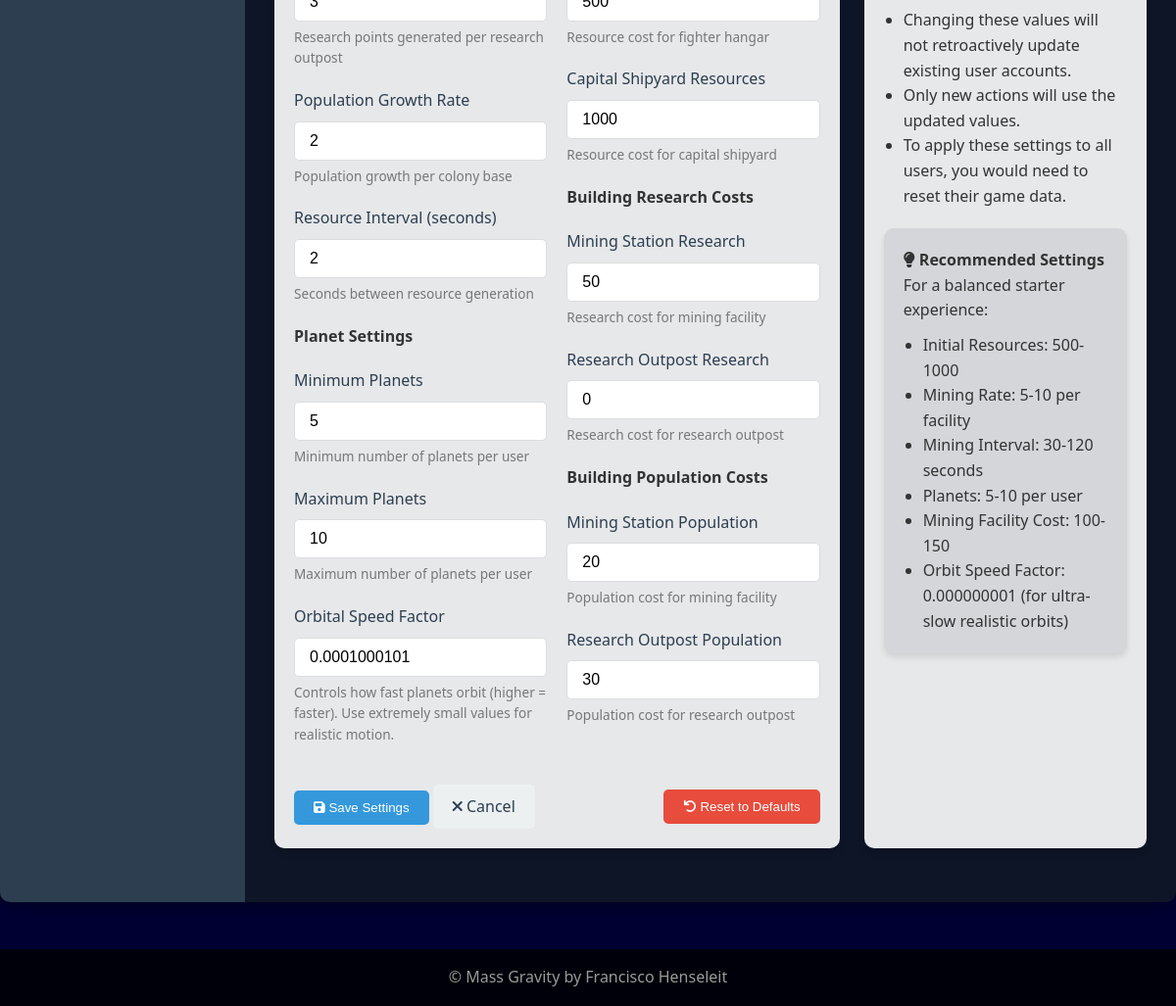
The page /admin/settings (signed in, lower part) on the database as committed earlier.
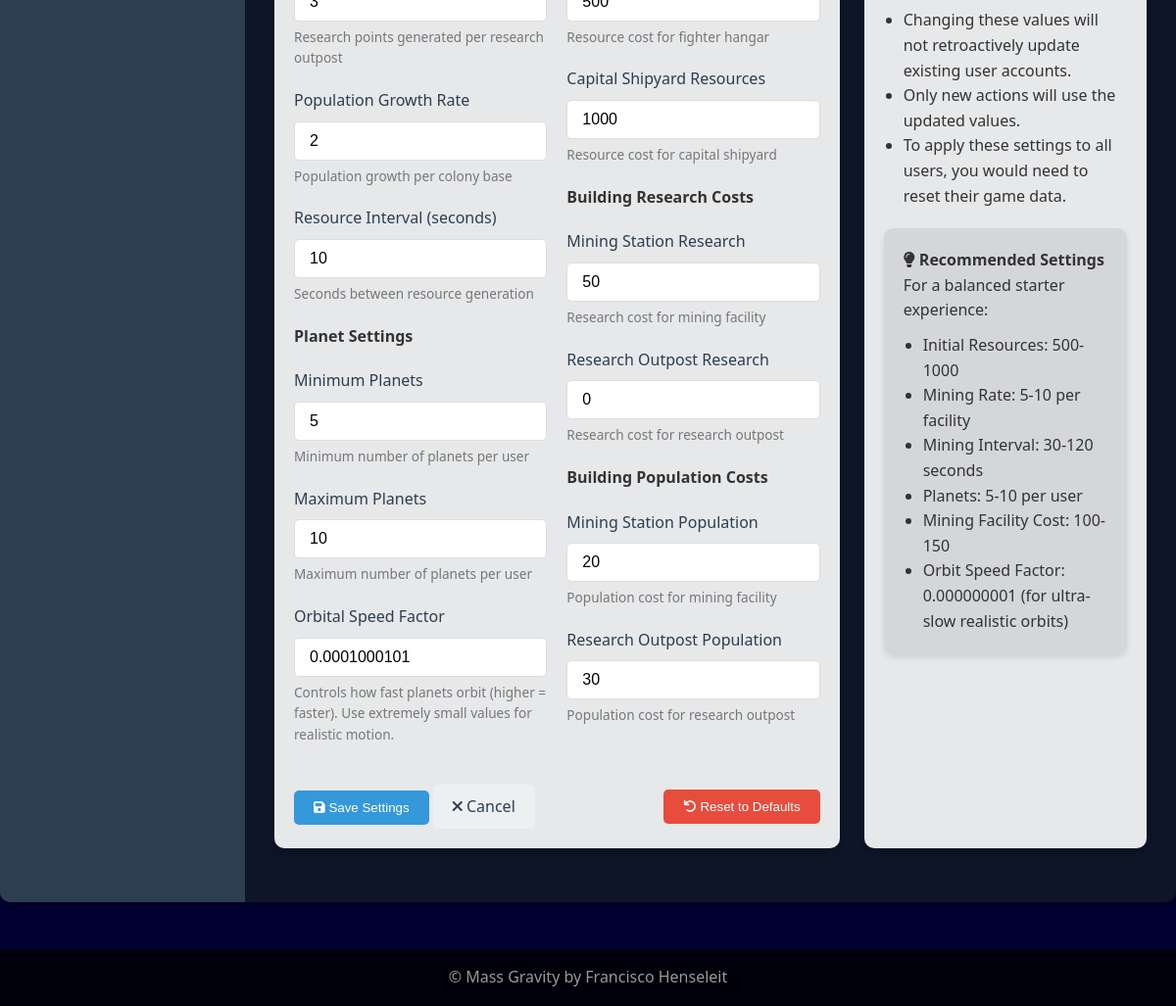
The same page on the database as committed later.
### flask_app/models/game_settings.py (models this page shows)
class GameSettings(db.Model):
    id = db.Column(db.Integer, primary_key=True)
    initial_resources = db.Column(db.Integer, default=500)
    initial_research_points = db.Column(db.Integer, default=100)
    initial_population = db.Column(db.Integer, default=200)
    mining_rate = db.Column(db.Integer, default=5)  # Resources per mining facility
    research_rate = db.Column(db.Integer, default=3)  # Research points per research outpost
    population_rate = db.Column(db.Integer, default=2)  # Population per colony base
    mining_interval = db.Column(db.Integer, default=60)  # Seconds between mining operations
    min_planets = db.Column(db.Integer, default=5)
    max_planets = db.Column(db.Integer, default=10)
    orbit_speed_factor = db.Column(db.Float, default=0.000000001)  # Orbital speed multiplier (extremely slow)
    mining_facility_cost = db.Column(db.Integer, default=100)
    defense_facility_cost = db.Column(db.Integer, default=200)
    research_facility_cost = db.Column(db.Integer, default=150)
    colony_base_cost = db.Column(db.Integer, default=200)
    fighter_hangar_cost = db.Column(db.Integer, default=500)  # Basic fighter hangar
    shipyard_cost = db.Column(db.Integer, default=1000)  # Capital ship construction
    mining_facility_research_cost = db.Column(db.Integer, default=50)
    defense_facility_research_cost = db.Column(db.Integer, default=80)
    research_facility_research_cost = db.Column(db.Integer, default=0)
    colony_base_research_cost = db.Column(db.Integer, default=100)
    fighter_hangar_research_cost = db.Column(db.Integer, default=300)
    shipyard_research_cost = db.Column(db.Integer, default=800)
    mining_facility_population_cost = db.Column(db.Integer, default=20)
    defense_facility_population_cost = db.Column(db.Integer, default=40)
    research_facility_population_cost = db.Column(db.Integer, default=30)
    colony_base_population_cost = db.Column(db.Integer, default=50)
    fighter_hangar_population_cost = db.Column(db.Integer, default=100)
    shipyard_population_cost = db.Column(db.Integer, default=200)
    fighter_cost = db.Column(db.Integer, default=150)
    capital_ship_cost = db.Column(db.Integer, default=800)
    blue_material_rate = db.Column(db.Float, default=1.0)
    red_material_rate = db.Column(db.Float, default=1.0)
    green_material_rate = db.Column(db.Float, default=1.0)
    fighter_hangar_material_cost = db.Column(db.Integer, default=50)  # Faction-specific material
    shipyard_blue_material_cost = db.Column(db.Integer, default=100)  # Blue faction material
    shipyard_red_material_cost = db.Column(db.Integer, default=100)   # Red faction material
    shipyard_green_material_cost = db.Column(db.Integer, default=100) # Green faction material
    created_at = db.Column(db.DateTime, default=datetime.utcnow)
    updated_at = db.Column(db.DateTime, default=datetime.utcnow, onupdate=datetime.utcnow)
    @classmethod
    def get_settings(cls):
        settings = cls.query.first()
        if not settings:
            settings = cls()
            db.session.add(settings)
            db.session.commit()
        return settings

### flask_app/routes/admin.py (the view, shortened to what this page needs)
@admin.route('/settings', methods=['GET', 'POST'])
@login_required
@admin_required
def settings():
    settings = GameSettings.get_settings()
    return render_template('admin/settings.html', settings=settings)

### flask_app/models/user.py (called while the page is built)
@login_manager.user_loader
def load_user(user_id):
    return User.query.get(int(user_id))

### flask_app/routes/admin.py (called while the page is built)
def admin_required(f):
    @functools.wraps(f)
    def decorated_function(*args, **kwargs):
        if not current_user.is_authenticated or current_user.id != 1:
            flash('Admin access required')
            return redirect(url_for('main.index'))
        return f(*args, **kwargs)
    return decorated_function

### flask_app/templates/admin/settings.html (shortened to what the changed rows need)
{% extends 'base.html' %}
{% block head %}
<link rel="stylesheet" href="{{ url_for('static', filename='css/admin.css') }}">
<link rel="stylesheet" href="https://cdnjs.cloudflare.com/ajax/libs/font-awesome/6.0.0/css/all.min.css">
{% endblock %}
{% block content %}
<div class="admin-container">
    <div class="admin-content">
        <div class="admin-flex" style="gap: 25px;">
            <div class="admin-card" style="flex: 2;">
                <div class="admin-card-body">
                    <form method="POST" action="{{ url_for('admin.settings') }}">
                        <div class="admin-flex" style="gap: 20px;">
                            <div style="flex: 1;">
                                <div class="admin-form-group">
                                    <input type="number" id="research_rate" name="research_rate" value="{{ settings.research_rate if settings.research_rate else 3 }}">
                                    <span class="help-text">Research points generated per research outpost</span>
                                </div>
                                <div class="admin-form-group">
                                    <label for="population_rate">Population Growth Rate</label>
                                    <input type="number" id="population_rate" name="population_rate" value="{{ settings.population_rate if settings.population_rate else 2 }}">
                                    <span class="help-text">Population growth per colony base</span>
                                </div>
                                <div class="admin-form-group">
                                    <label for="mining_interval">Resource Interval (seconds)</label>
                                    <input type="number" id="mining_interval" name="mining_interval" value="{{ settings.mining_interval if settings.mining_interval else 60 }}" min="1" max="3600">
                                    <span class="help-text">Seconds between resource generation</span>
                                </div>
                                <div class="admin-form-group">
                                    <label for="min_planets">Minimum Planets</label>
                                    <input type="number" id="min_planets" name="min_planets" value="{{ settings.min_planets }}">
                                    <span class="help-text">Minimum number of planets per user</span>
                                </div>
                                <div class="admin-form-group">
                                    <label for="max_planets">Maximum Planets</label>
                                    <input type="number" id="max_planets" name="max_planets" value="{{ settings.max_planets }}">
                                    <span class="help-text">Maximum number of planets per user</span>
                                </div>
                                <div class="admin-form-group">
                                    <label for="orbit_speed_factor">Orbital Speed Factor</label>
                                    <input type="number" id="orbit_speed_factor" name="orbit_speed_factor" value="{{ settings.orbit_speed_factor if settings.orbit_speed_factor else 0.000000001 }}" step="0.000000001" min="0.0000000001" max="0.001">
                                    <span class="help-text">Controls how fast planets orbit (higher = faster). Use extremely small values for realistic motion.</span>
                                </div>
                            </div>
                            <div style="flex: 1;">
                                <div class="admin-form-group">
                                    <input type="number" id="fighter_hangar_cost" name="fighter_hangar_cost" value="{{ settings.fighter_hangar_cost if settings.fighter_hangar_cost else 500 }}">
                                    <span class="help-text">Resource cost for fighter hangar</span>
                                </div>
                                <div class="admin-form-group">
                                    <label for="shipyard_cost">Capital Shipyard Resources</label>
                                    <input type="number" id="shipyard_cost" name="shipyard_cost" value="{{ settings.shipyard_cost if settings.shipyard_cost else 1000 }}">
                                    <span class="help-text">Resource cost for capital shipyard</span>
                                </div>
                                <div class="admin-form-group">
                                    <label for="mining_facility_research_cost">Mining Station Research</label>
                                    <input type="number" id="mining_facility_research_cost" name="mining_facility_research_cost" value="{{ settings.mining_facility_research_cost if settings.mining_facility_research_cost else 50 }}">
                                    <span class="help-text">Research cost for mining facility</span>
                                </div>
                                <div class="admin-form-group">
                                    <label for="research_facility_research_cost">Research Outpost Research</label>
                                    <input type="number" id="research_facility_research_cost" name="research_facility_research_cost" value="{{ settings.research_facility_research_cost if settings.research_facility_research_cost else 0 }}">
                                    <span class="help-text">Research cost for research outpost</span>
                                </div>
                                <div class="admin-form-group">
                                    <label for="mining_facility_population_cost">Mining Station Population</label>
                                    <input type="number" id="mining_facility_population_cost" name="mining_facility_population_cost" value="{{ settings.mining_facility_population_cost if settings.mining_facility_population_cost else 20 }}">
                                    <span class="help-text">Population cost for mining facility</span>
                                </div>
                                <div class="admin-form-group">
                                    <label for="research_facility_population_cost">Research Outpost Population</label>
                                    <input type="number" id="research_facility_population_cost" name="research_facility_population_cost" value="{{ settings.research_facility_population_cost if settings.research_facility_population_cost else 30 }}">
                                    <span class="help-text">Population cost for research outpost</span>
                                </div>
                            </div>
                        </div>
                    </form>
                </div>
            </div>
        </div>
    </div>
</div>
{% endblock %}

Rows that differ between the two databases and show on the page:
changed GameSettings: mining_interval "2" → "10"
